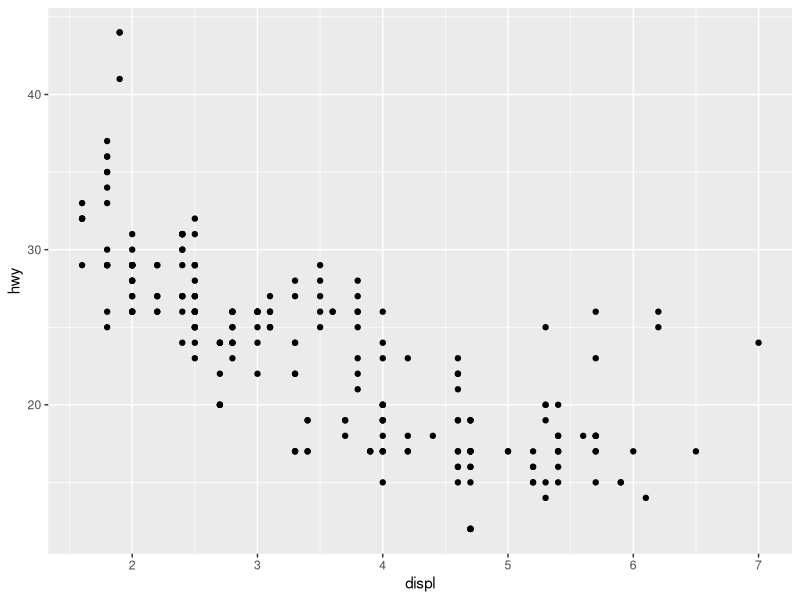
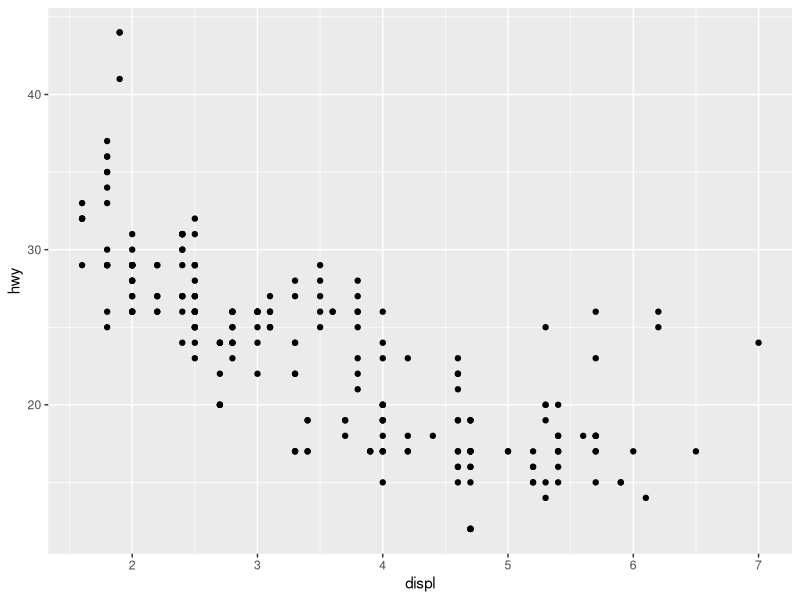
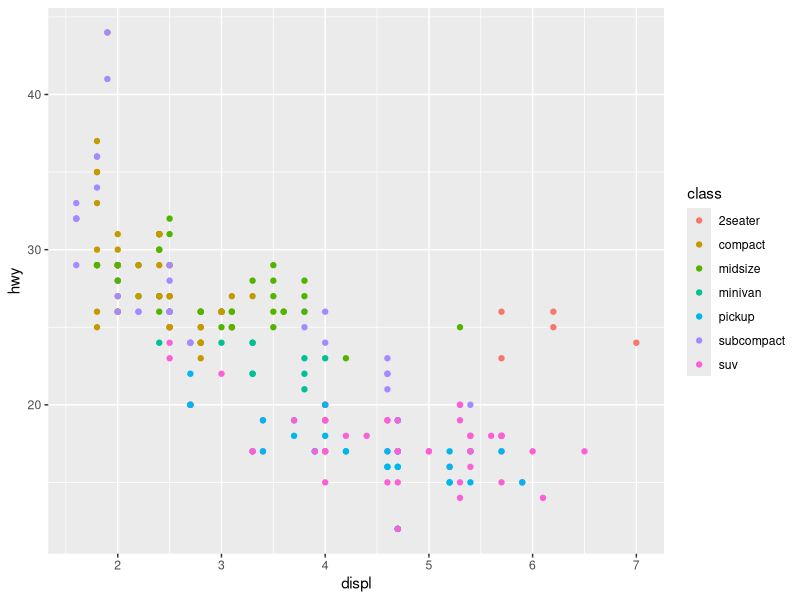
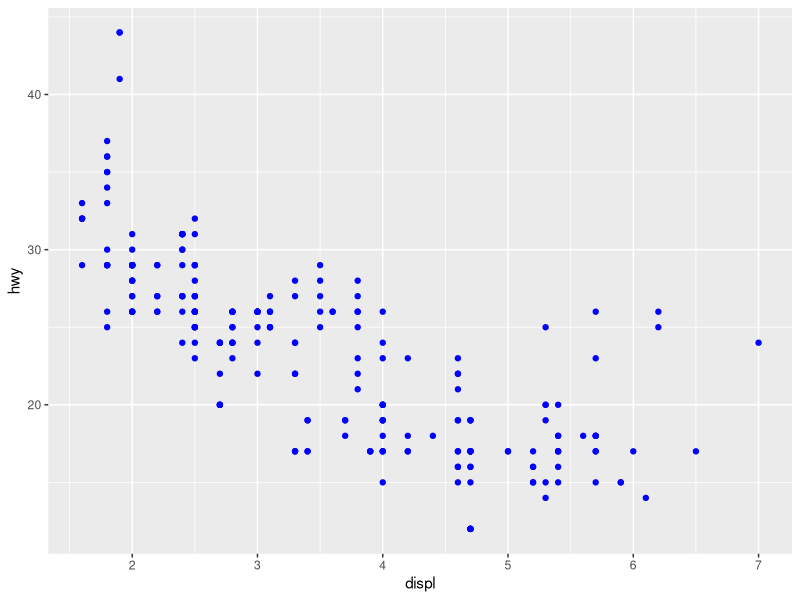
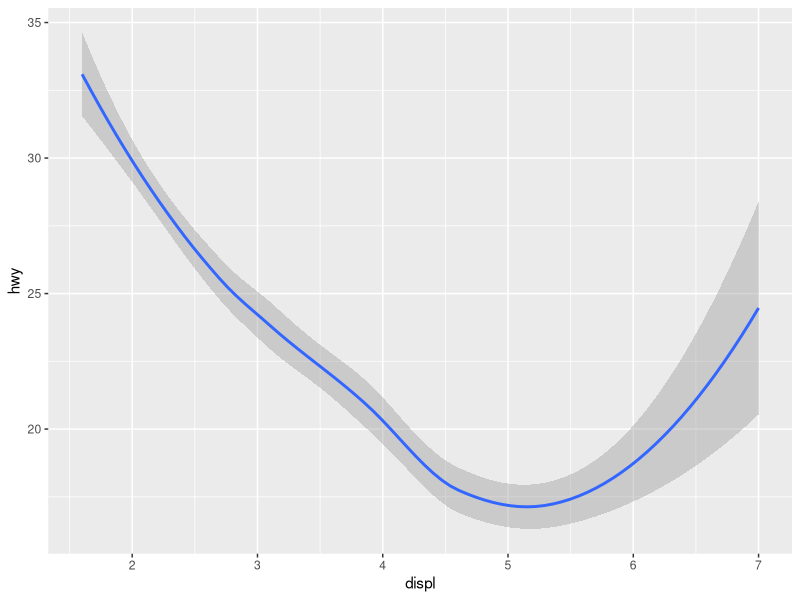
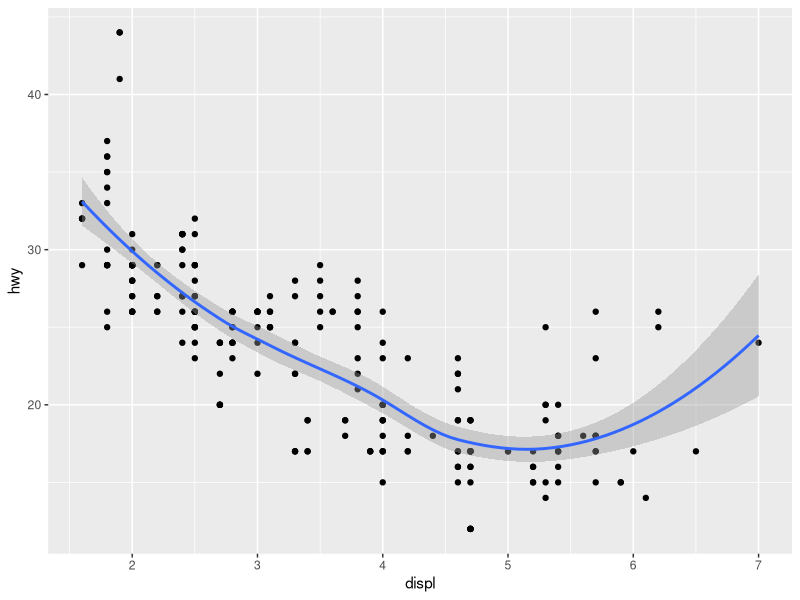
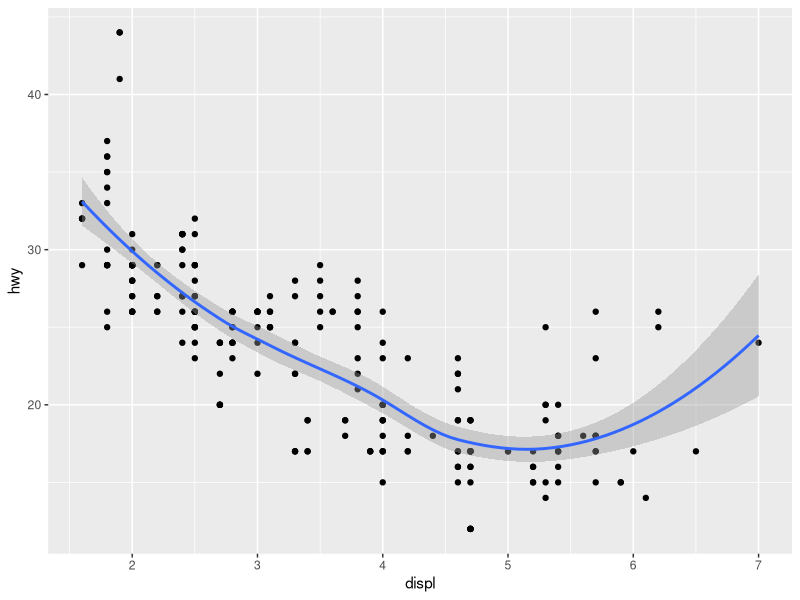
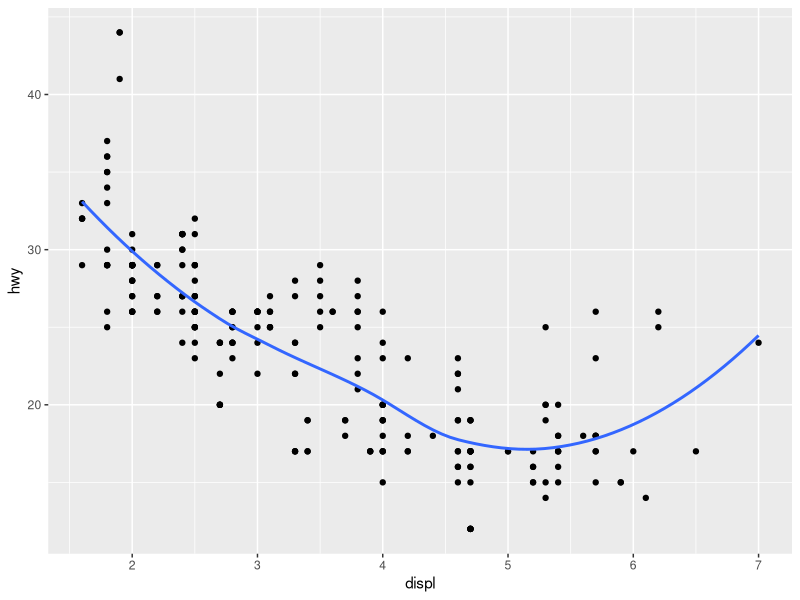

Here is the R script that generated these plots, in order:
library(ggplot2)

# 산점도
ggplot(mpg) + geom_point(mapping=aes(x=displ, y=hwy))
ggplot(mpg) + geom_point(aes(displ, hwy))
ggplot(mpg) + geom_point(aes(displ, hwy, color=class))
ggplot(mpg) + geom_point(aes(displ, hwy), color='blue')

# 평활 곡선 그래프
ggplot(mpg) + geom_smooth(aes(displ, hwy))

ggplot(mpg) + geom_point(aes(displ, hwy)) + geom_smooth(aes(displ, hwy))
ggplot(mpg, aes(displ, hwy)) + geom_point() + geom_smooth()
ggplot(mpg, aes(displ, hwy)) + geom_point() + geom_smooth(se=F) # 신뢰구간 제거.
ggplot(mpg, aes(displ, hwy)) + geom_point() + geom_smooth(span=0.2) 
ggplot(mpg, aes(displ, hwy)) + geom_point() + geom_smooth(span=1) # 값이 클수록 완만, 매끄러움.

ggplot(mpg, aes(displ, hwy)) + geom_point(aes(color=drv)) + geom_smooth()
ggplot(mpg, aes(displ, hwy)) + geom_point() + geom_smooth(aes(color=drv))
ggplot(mpg, aes(displ, hwy, color=drv)) + geom_point() + geom_smooth()
ggplot(mpg, aes(displ, hwy)) + geom_point() + geom_smooth(method='lm') # 회귀직선

ggplot(mpg, aes(drv, hwy)) + geom_point()
ggplot(mpg, aes(drv, hwy)) + geom_boxplot()
ggplot(mpg, aes(drv, hwy)) + geom_violin()
ggplot(mpg, aes(hwy)) + geom_histogram()
ggplot(mpg, aes(hwy)) + geom_freqpoly() # 도수분포 다각형
ggplot(mpg, aes(hwy, color=drv)) + geom_freqpoly()

#
ggplot(mpg, aes(hwy)) + geom_histogram() + facet_wrap(~drv)
ggplot(mpg, aes(hwy)) + geom_histogram() + facet_wrap(~drv, nrow = 3)
ggplot(mpg, aes(hwy)) + geom_histogram() + facet_grid(.~drv)
ggplot(mpg, aes(hwy)) + geom_histogram() + facet_grid(drv~.)
ggplot(mpg, aes(hwy)) + geom_histogram(fill='skyblue', color='black')
ggplot(mpg, aes(hwy)) + geom_histogram(fill='skyblue', 
                                       color='black',
                                       breaks=seq(10,45,5))

#
ggplot(mpg, aes(displ, hwy)) + geom_point()
ggplot(mpg, aes(displ, hwy)) + geom_jitter() # 흩뜨려진 산점도.
ggplot(mpg, aes(displ, hwy)) + geom_point(alpha=0.3) # 투명도
ggplot(mpg, aes(displ, hwy)) + geom_point(alpha=0.3) +
  xlab('Displacement') + ylab('Highway MPG')
ggplot(mpg, aes(displ, hwy)) + geom_point(alpha=0.3) + 
  xlab('') + ylab(NULL)
ggplot(mpg, aes(displ, hwy)) + geom_point(alpha=0.3) + 
  ggtitle('Scatterplot') # 제목
ggplot(mpg, aes(displ, hwy)) + geom_point(alpha=0.3) + 
  xlim(1,7) + ylim(0,60) # 가로축, 세로축 범위
ggplot(mpg, aes(displ, hwy)) + geom_point(alpha=0.3) + 
  scale_x_continuous(breaks = c(2,4,6)) # 축 눈금
ggplot(mpg, aes(displ, hwy)) + geom_point(alpha=0.3) + 
  scale_x_continuous(breaks = c(2,4,6), labels = c('2.0', '4.0', '6.0'))
ggplot(mpg, aes(displ, log(hwy))) + geom_point(alpha=0.3) # 축 변환
ggplot(mpg, aes(displ, hwy)) + geom_point(alpha=0.3) + 
  scale_y_continuous(trans='log')
ggplot(mpg, aes(displ, hwy)) + geom_point(alpha=0.3) + 
  scale_y_continuous(trans='log', breaks=seq(15, 40, 5))

ggplot(mpg) + geom_point(aes(displ, hwy, color=drv)) # 범주형 색상 표현.
ggplot(mpg) + geom_point(aes(displ, hwy, color=drv)) +
  scale_color_manual(values = c('tomato', 'skyblue', 'limegreen')) # 색상 지정.

library(RColorBrewer)
display.brewer.all()

ggplot(mpg) + geom_point(aes(displ, hwy, color=drv)) + 
  scale_color_brewer(palette = 'Dark2')

ggplot(mpg) + geom_point(aes(displ, hwy, shape=drv)) # 범주형 모양 표현.
ggplot(mpg) + geom_point(aes(displ, hwy, shape=drv)) +
  scale_shape_manual(values = c(1,2,3))


# 막대그래프
ggplot(mpg, aes(class)) + geom_bar()  
ggplot(mpg, aes(class)) + geom_bar() +
  scale_x_discrete(guide = guide_axis(angle = 90))
ggplot(mpg, aes(class, fill=class)) + geom_bar() 
ggplot(mpg, aes(class, fill=class)) + geom_bar() +
  scale_fill_manual(values = c('tomato', 'skyblue', 'limegreen', 
                              'orange', 'forestgreen', 'plum', 'mediumpurple'))
ggplot(mpg, aes(class, fill=class)) + geom_bar() +
  scale_fill_brewer(palette = 'Set3')

#
ggplot(mpg, aes(drv, hwy)) + geom_boxplot() +
  scale_x_discrete(labels=c('f'='Front', 'r'='Rear', '4'='4 wheels')) # 눈금 이름 바꾸기.
ggplot(mpg, aes(drv, hwy)) + geom_boxplot() + xlim('f', 'r', '4') # 눈금 순서 설정.
ggplot(mpg, aes(drv, hwy)) + geom_boxplot() + xlim('f', 'r')

# 그래프 저장.
gg <- ggplot(mpg, aes(displ, hwy)) + geom_point(alpha=0.3) 
getwd()
ggsave('Scatterplot.png', gg, width=5, height=5, units='cm') # pdf, jpeg, tiff